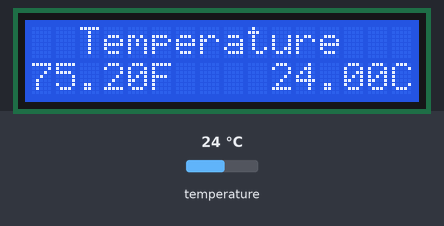
A sketch run on a simulated Arduino Uno, built with avr-gcc and run on an emulated ATmega328P. On the bench: 16×2 character LCD. The inputs (shaded band) are chosen by the test bench; at power-on: temperature 24 °C.

Above: at 1.2 s.
1.3 s: temperature set to 12 °C
At 3.9 s:
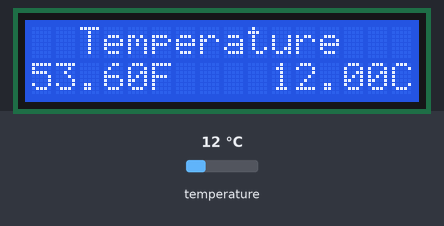
5.1 s: temperature set to 19 °C
At 7.2 s:
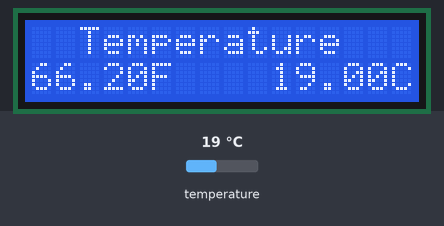
8.8 s: temperature set to 28 °C
At 10.6 s:
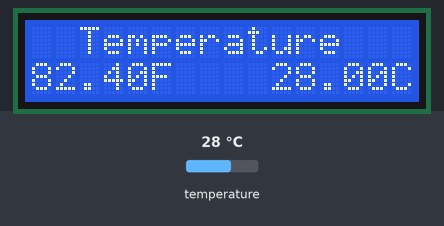
Timing chart, 0 to 12.1 s (numbered marks = the images above; inputs shaded):
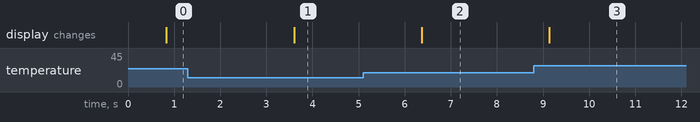

The sketch:

Arduino_Thermostat.ino
```cpp
#include <OneWire.h>
#include <DallasTemperature.h>
#define ONE_WIRE_BUS 8


// Setup a oneWire instance to communicate
OneWire oneWire(ONE_WIRE_BUS);
DallasTemperature sensors(&oneWire);


#include <LiquidCrystal.h>
LiquidCrystal lcd(12,11,5,4,3,2);

void setup()
{
   lcd.begin(16, 2);
   lcd.clear();
   lcd.print("  Temperature");
}

void loop()
{

  float degreesC, degreesF;
  sensors.requestTemperatures();

  degreesC = sensors.getTempCByIndex(0);
  degreesF = degreesC * (9.0/5.0) + 32.0;

  lcd.setCursor(0,1);

  lcd.print(degreesF);
  lcd.print("F    ");
  lcd.print(degreesC);
  lcd.print("C");
  delay(2000);
}
```

Measured:
- after the input at 1.3 s, the display: changes after 2.3 s (image 1)
- after the input at 5.1 s, the display: changes after 1.3 s (image 2)
- after the input at 8.8 s, the display: changes after 0.33 s (image 3)
